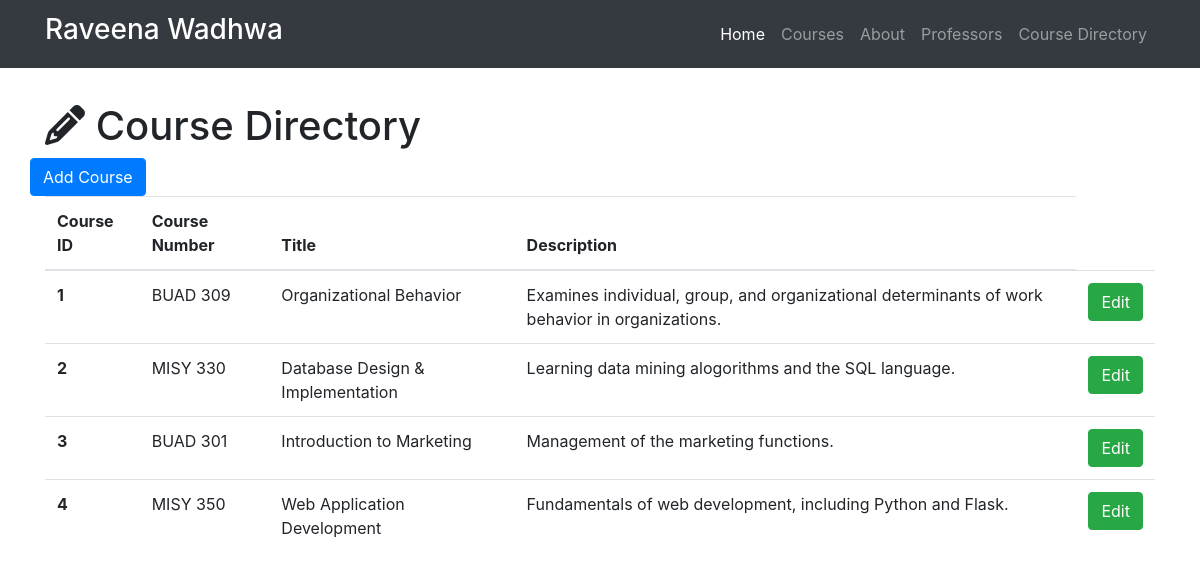
/course-directory, run on the app's committed database.
### resume.py (models this page shows)
class Course(db.Model):
    __tablename__ = 'courses'
    id = db.Column(db.Integer, primary_key=True)
    course_number = db.Column(db.Integer)
    title = db.Column(db.String(256))
    description = db.Column(db.Text)
    professor_id = db.Column(db.Integer, db.ForeignKey('professors.id'))

### resume.py (the view)
@app.route('/course-directory')
def show_all_courses():
    courses = Course.query.all()
    return render_template('course-all.html', courses=courses)

### templates/course-all.html (shortened to what this page needs)
{% extends "base-structure.html" %}
{% block head%}
  {{super()}}
{% endblock %}
{% block page_content %}
<div class="container">
   <h1 class="mt-5"><i class="fa fa-pencil" aria-hidden="true"></i> Course Directory</h1>
   <div class="row bottom-margin">
     <a href="/course-directory/add" class="btn btn-primary" role="button" aria-disabeled="true">Add Course</a>
   </div>
{% if courses %}
<table class="table">
  <thead>
    <tr>
      <th>Course ID</th>
      <th>Course Number</th>
      <th>Title</th>
      <th>Description</th>
    </tr>
  </thead>
  <tbody>
  {% for course in courses %}
  <tr>
    <th scope="row">{{course.id}}</th>
        <td>{{course.course_number}}</td>
        <td>{{course.title}}</td>
        <td>{{course.description}}</td>
        <td>
          <a href="/course-directory/edit/{{course.id}}" class ="btn btn-success" role="button" aria-disabled="true"> Edit</a>
        </td>
  </tr>
   {% endfor %}
 </tbody>
</table>
{% else %}
<h3>There are no courses in the directory yet.</h3>
{% endif %}
</div>
{% endblock %}

### templates/course-all.html (style rules this page uses)
body { padding-top: 54px; }

### data on the page
Course: id "1", course_number "BUAD 309", title "Organizational Behavior", description "Examines individual, group, and organizational determinants of work behavior in organizations."
Course: id "2", course_number "MISY 330", title "Database Design & Implementation", description "Learning data mining alogorithms and the SQL language."
Course: id "3", course_number "BUAD 301", title "Introduction to Marketing", description "Management of the marketing functions."
Course: id "4", course_number "MISY 350", title "Web Application Development", description "Fundamentals of web development, including Python and Flask."
